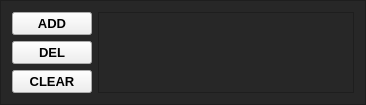
           <widget class="QFrame" name="object_list_frame">
            <property name="maximumSize">
             <size>
              <width>418</width>
              <height>16777215</height>
             </size>
            </property>
            <property name="font">
             <font>
              <family>Segoe UI</family>
             </font>
            </property>
            <property name="styleSheet">
             <string notr="true">QFrame{
background-color: rgb(39, 39, 39);
}</string>
            </property>
            <property name="frameShape">
             <enum>QFrame::StyledPanel</enum>
            </property>
            <property name="frameShadow">
             <enum>QFrame::Raised</enum>
            </property>
            <layout class="QGridLayout" name="gridLayout_2">
             <item row="0" column="0">
              <widget class="QPushButton" name="addobj">
               <property name="minimumSize">
                <size>
                 <width>50</width>
                 <height>20</height>
                </size>
               </property>
               <property name="font">
                <font>
                 <family>Segoe UI</family>
                 <pointsize>10</pointsize>
                 <weight>75</weight>
                 <italic>false</italic>
                 <bold>true</bold>
                </font>
               </property>
               <property name="focusPolicy">
                <enum>Qt::NoFocus</enum>
               </property>
               <property name="styleSheet">
                <string notr="true"/>
               </property>
               <property name="text">
                <string>ADD</string>
               </property>
               <property name="shortcut">
                <string>Alt+O</string>
               </property>
              </widget>
             </item>
             <item row="1" column="0">
              <widget class="QPushButton" name="delobj">
               <property name="minimumSize">
                <size>
                 <width>50</width>
                 <height>20</height>
                </size>
               </property>
               <property name="font">
                <font>
                 <family>Segoe UI</family>
                 <pointsize>10</pointsize>
                 <weight>75</weight>
                 <italic>false</italic>
                 <bold>true</bold>
                </font>
               </property>
               <property name="focusPolicy">
                <enum>Qt::NoFocus</enum>
               </property>
               <property name="styleSheet">
                <string notr="true"/>
               </property>
               <property name="text">
                <string>DEL</string>
               </property>
               <property name="shortcut">
                <string>Backspace, Del</string>
               </property>
              </widget>
             </item>
             <item row="0" column="1" rowspan="3">
              <widget class="QListWidget" name="obj_list">
               <property name="maximumSize">
                <size>
                 <width>16777215</width>
                 <height>16777215</height>
                </size>
               </property>
               <property name="focusPolicy">
                <enum>Qt::NoFocus</enum>
               </property>
               <property name="styleSheet">
                <string notr="true">QListWidget{
	background-color: rgb(39, 39, 39);
	color: rgb(170, 170, 170);
}

QScrollBar:horizontal {
    border: none;
    background: #303030;
    height: 14px;
    margin: 0px 21px 0 21px;
	border-radius: 0px;
}
QScrollBar::handle:horizontal {
    background: #dd3322;
    min-width: 25px;
	border-radius: 7px
}
QScrollBar::add-line:horizontal {
    border: none;
    background: #303030;
    width: 20px;
	border-top-right-radius: 7px;
    border-bottom-right-radius: 7px;
    subcontrol-position: right;
    subcontrol-origin: margin;
}
QScrollBar::sub-line:horizontal {
    border: none;
    background: #303030;
    width: 20px;
	border-top-left-radius: 7px;
    border-bottom-left-radius: 7px;
    subcontrol-position: left;
    subcontrol-origin: margin;
}
QScrollBar::up-arrow:horizontal, QScrollBar::down-arrow:horizontal
{
     background: none;
}
QScrollBar::add-page:horizontal, QScrollBar::sub-page:horizontal
{
     background: none;
}

QListWidget::item
{
margin-top: 0px;
	margin-bottom: 3px;
	margin-left: 0px;
	margin-right: 3px;
	padding: 5px;
    background: #1a1a1a;
	border-radius: 13px;
border: none;
}
QListWidget::item:selected
{
    background: #dd3322;
	color: #101010;
	border: none;
	padding: 5px
}
QListWidget::item:hover
{
    background: #505050;
	color: #101010;
	margin-top: 2px;
	margin-bottom: 5px;
	margin-left: 2px;
	margin-right: 5px;
border-radius: 11px;
}

</string>
               </property>
               <property name="alternatingRowColors">
                <bool>false</bool>
               </property>
               <property name="isWrapping" stdset="0">
                <bool>true</bool>
               </property>
               <property name="spacing">
                <number>20</number>
               </property>
              </widget>
             </item>
             <item row="2" column="0">
              <widget class="QPushButton" name="clearobj">
               <property name="minimumSize">
                <size>
                 <width>50</width>
                 <height>20</height>
                </size>
               </property>
               <property name="font">
                <font>
                 <family>Segoe UI</family>
                 <pointsize>10</pointsize>
                 <weight>75</weight>
                 <italic>false</italic>
                 <bold>true</bold>
                </font>
               </property>
               <property name="focusPolicy">
                <enum>Qt::NoFocus</enum>
               </property>
               <property name="styleSheet">
                <string notr="true"/>
               </property>
               <property name="text">
                <string>CLEAR</string>
               </property>
              </widget>
             </item>
            </layout>
           </widget>
